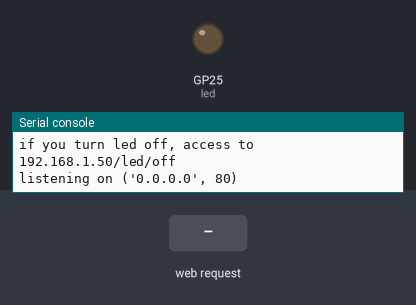
This program was run on a simulated Raspberry Pi Pico running MicroPython. Shown: output pins drawn as LEDs (lit = HIGH), the last lines printed to the serial console. The test bench sets the inputs (shaded band). WiFi joins after 1.5 s.

Above: at 3.2 s.
3.3 s: HTTP request GET /led/on received
At 3.8 s:
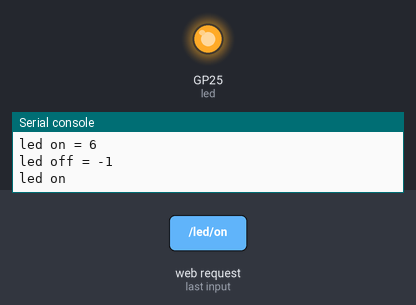
4.8 s: HTTP request GET /led/off received
At 6.1 s:
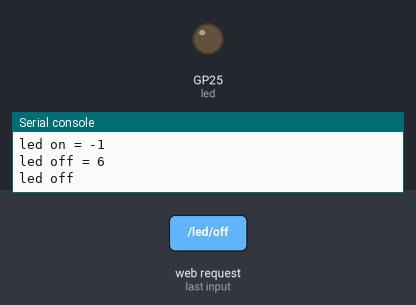
Timing chart, 0 to 7.8 s (numbered marks = the images above; inputs shaded):
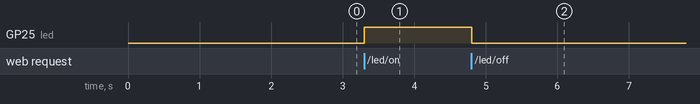

The program:

picow_test-wifi.py.py
```python
import network
import socket
import time
from machine import Pin

led = Pin("LED", Pin.OUT) # use on-board LED

ssid = 'your_SSID'        # ネットワークのSSID名を記載する
password = 'your_PASSWORD'   # ネットワークのパスワードを記載する

wlan = network.WLAN(network.STA_IF)
wlan.active(True)

wlan.connect(ssid, password)

# Pico Wにアクセスした際に表示するWebページのHTML
html = """<!DOCTYPE html>
<html>
  <head> <title>Pico W</title> </head>
  <body> <h1>Pico W</h1>
    <p>%s</p>
  </body>
</html>
"""

# 接続できるまで待機する
max_wait = 10
while max_wait > 0:
  if wlan.status() < 0 or wlan.status() >= 3:
    break
  max_wait -= 1
  print('waiting for connection...')
  time.sleep(1)

# 接続エラーのハンドリング
if wlan.status() != 3:
  raise RuntimeError('network connection failed')
else:
  print('connected')
  status = wlan.ifconfig()
  print('ip = ' + status[0])
print('if you turn led on, access to ' + status[0] + '/led/on')
print('if you turn led off, access to ' + status[0] + '/led/off')

# ソケットを開く
addr = socket.getaddrinfo('0.0.0.0', 80)[0][-1]
s = socket.socket()
s.bind(addr)
s.listen(1)

print('listening on', addr)

# HTTPリクエスト, レスポンス処理
while True:
  try:
    cl, addr = s.accept()
    print('client connected from', addr)
    request = cl.recv(1024)
    print(request)

    # HTTP Request Header
    request = str(request) # ex) b'GET /led/on HTTP/1.1\r\nHost:....

    # リクエストが、LED onあるいはLED off用のパスかチェックする
    led_on = request.find('/led/on')
    led_off = request.find('/led/off')
    print('led on = ' + str (led_on))
    print('led off = ' + str (led_off))

    if led_on == 6:
      # LED on
      print('led on')
      led.value(1)
      stateis = "LED is ON"
    elif led_off == 6:
      # LED off
      print('led off')
      led.value(0)
      stateis = "LED is OFF"
    else:
      stateis = "LED is KEEPING"

    # コンテンツ作成
    response = html % stateis

    # レスポンス送信
    cl.send('HTTP/1.0 200 OK\r\nContent-type: text/html\r\n\r\n')
    cl.send(response)
    cl.close()

  except OSError as e:
    cl.close()
    print('connection closed')
```

Measured:
- after the input at 3.3 s, GP25 (led): LOW → HIGH at once
- after the input at 4.8 s, GP25 (led): HIGH → LOW at once
